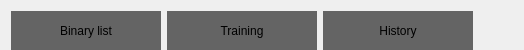
                        <widget class="QFrame" name="frame_4">
                         <property name="minimumSize">
                          <size>
                           <width>200</width>
                           <height>50</height>
                          </size>
                         </property>
                         <property name="maximumSize">
                          <size>
                           <width>16777215</width>
                           <height>50</height>
                          </size>
                         </property>
                         <property name="frameShape">
                          <enum>QFrame::NoFrame</enum>
                         </property>
                         <property name="frameShadow">
                          <enum>QFrame::Raised</enum>
                         </property>
                         <layout class="QHBoxLayout" name="horizontalLayout_8">
                          <item>
                           <widget class="QPushButton" name="binary_list">
                            <property name="minimumSize">
                             <size>
                              <width>150</width>
                              <height>40</height>
                             </size>
                            </property>
                            <property name="maximumSize">
                             <size>
                              <width>150</width>
                              <height>16777215</height>
                             </size>
                            </property>
                            <property name="styleSheet">
                             <string notr="true">QPushButton {
background-color: rgb(100,100,100);
	color: rgb(0,0,0);
	border: none;

	text-align: center;

}

QPushButton:hover {
	background-color:  rgb(197 , 195,196);
}</string>
                            </property>
                            <property name="text">
                             <string>Binary list</string>
                            </property>
                           </widget>
                          </item>
                          <item>
                           <widget class="QPushButton" name="binary_training">
                            <property name="minimumSize">
                             <size>
                              <width>150</width>
                              <height>40</height>
                             </size>
                            </property>
                            <property name="maximumSize">
                             <size>
                              <width>150</width>
                              <height>16777215</height>
                             </size>
                            </property>
                            <property name="styleSheet">
                             <string notr="true">QPushButton {
background-color: rgb(100,100,100);
	color: rgb(0,0,0);
	border: none;

	text-align:center;

}

QPushButton:hover {
	background-color:  rgb(197 , 195,196);
}</string>
                            </property>
                            <property name="text">
                             <string>Training</string>
                            </property>
                           </widget>
                          </item>
                          <item>
                           <widget class="QPushButton" name="binary_history">
                            <property name="minimumSize">
                             <size>
                              <width>150</width>
                              <height>40</height>
                             </size>
                            </property>
                            <property name="maximumSize">
                             <size>
                              <width>150</width>
                              <height>16777215</height>
                             </size>
                            </property>
                            <property name="styleSheet">
                             <string notr="true">QPushButton {
background-color: rgb(100,100,100);
	color: rgb(0,0,0);
	border: none;

	text-align:center;
}

QPushButton:hover {
	background-color:  rgb(197 , 195,196);
}</string>
                            </property>
                            <property name="text">
                             <string>History</string>
                            </property>
                           </widget>
                          </item>
                          <item>
                           <spacer name="horizontalSpacer">
                            <property name="orientation">
                             <enum>Qt::Horizontal</enum>
                            </property>
                            <property name="sizeHint" stdset="0">
                             <size>
                              <width>40</width>
                              <height>20</height>
                             </size>
                            </property>
                           </spacer>
                          </item>
                         </layout>
                        </widget>
